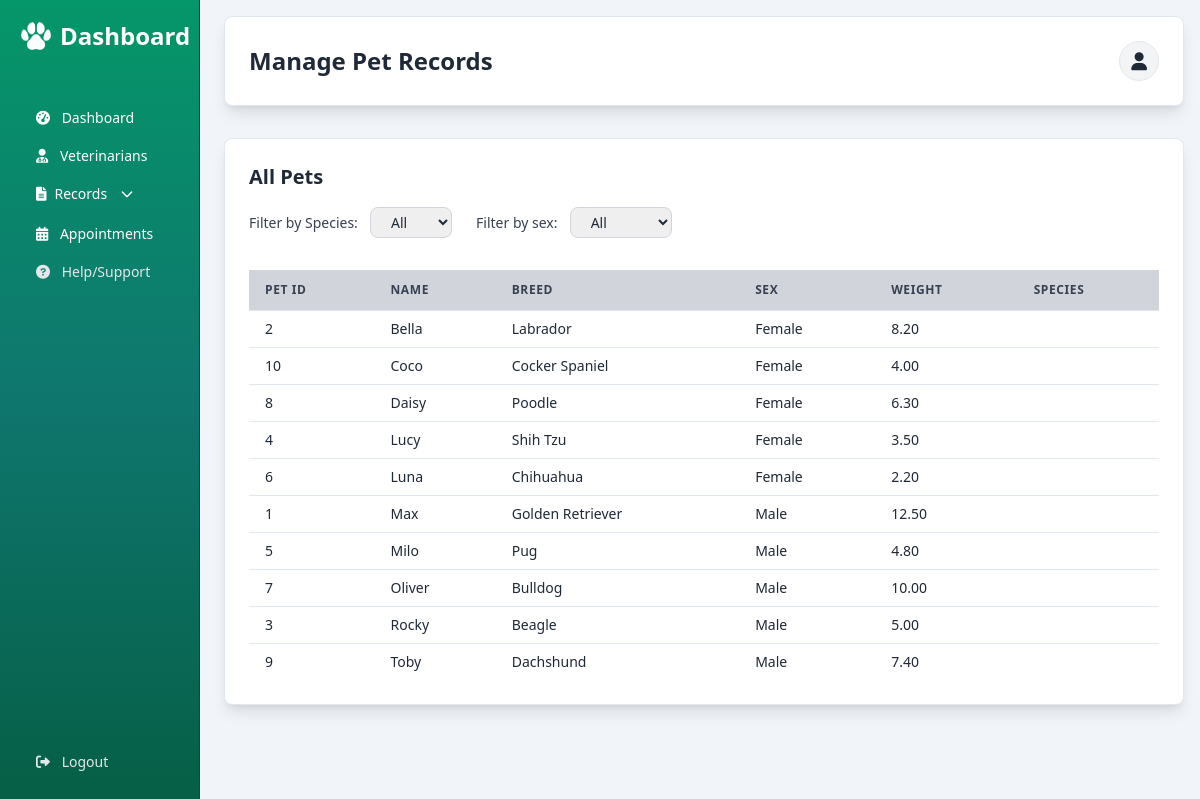
The app's page /admin/records/pet-records.php, older data.
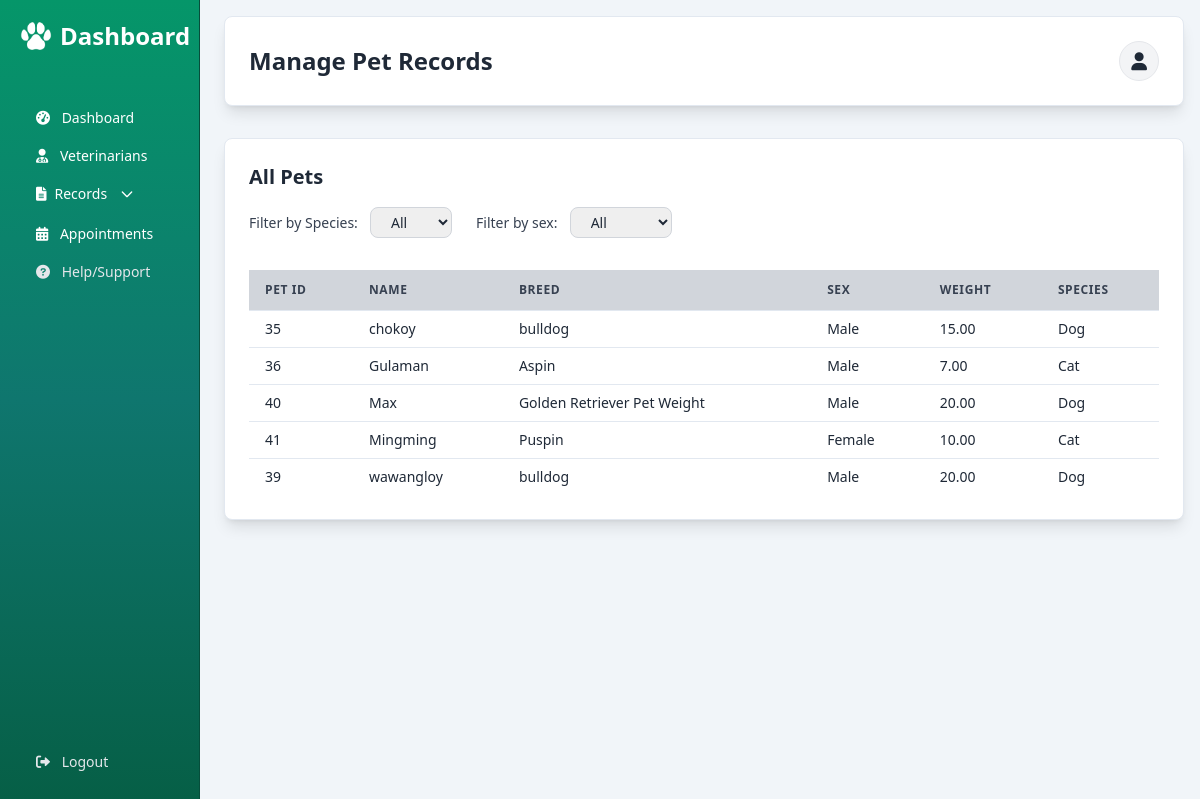
The same page, newer data.
### tables this page shows
CREATE TABLE `pet` (
  `pet_id` int(11) NOT NULL,
  `pet_name` varchar(100) DEFAULT NULL,
  `pet_sex` varchar(10) DEFAULT NULL,
  `pet_weight` decimal(5,2) DEFAULT NULL,
  `pet_breed` varchar(50) DEFAULT NULL,
  `pet_birth_date` date DEFAULT NULL,
  `client_id` int(11) DEFAULT NULL,
  `status` tinyint(1) NOT NULL DEFAULT 1,
  `pet_species` enum('Dog','Cat') NOT NULL,
  `updated_at` timestamp NULL DEFAULT NULL
);

### admin/record-handler.php (called while the page is built, shortened)
<?php
function getPets($pdo)
{
    try {
        $stmt = $pdo->prepare("SELECT * FROM Pet WHERE status = 1 ORDER BY pet_name ASC");
        $stmt->execute();
        return $stmt->fetchAll(PDO::FETCH_ASSOC);
    } catch (PDOException $e) {
        global $error;
        $error = "Database error: " . $e->getMessage();
        return [];
    }
}

### admin/records/pet-records.php (the view, shortened to what the changed rows need)
<?php
require_once '../record-handler.php';
?>
<!DOCTYPE html>
<html lang="en">
<head>
    <script src="https://cdn.tailwindcss.com"></script>
    <link rel="stylesheet" href="https://cdnjs.cloudflare.com/ajax/libs/font-awesome/6.0.0/css/all.min.css">
</head>
<body class="bg-slate-100 min-h-screen text-gray-800">
    <aside id="sidebar"
        class="fixed inset-y-0 left-0 w-[200px] bg-gradient-to-b from-emerald-600 via-teal-700 to-emerald-800 text-white p-5 transform -translate-x-full lg:translate-x-0 transition-transform duration-300 ease-in-out z-40 flex flex-col border-r border-emerald-900">
        <div class="flex items-center justify-between">
            <h2 class="text-xl lg:text-2xl font-semibold flex items-center gap-2">
                <img src="../../image/MainIconWhite.png" alt="Dashboard" class="w-6 lg:w-8">
                <span class="md:inline">Dashboard</span>
            </h2>
        </div>
    </aside>
    <div class="ml-0 lg:ml-52 p-4 pt-16 lg:pt-4">
        <header class="bg-white shadow-lg rounded-lg text-gray-800 py-4 mb-6 lg:mb-8 p-4 lg:p-6 border border-slate-200">
            <div class="flex justify-between items-center">
                <h1 class="text-xl lg:text-2xl font-bold">Manage Pet Records</h1>
            </div>
        </header>
        <div class="grid grid-cols-1 gap-6">
            <div class="bg-white p-4 lg:p-6 rounded-lg shadow-lg border border-slate-200 hover:border-indigo-400 transition-colors mb-6">
                <?php
                $pets = getPets($pdo);
                if (isset($error) && !empty($error)) {
                    echo "<p class='text-red-500 text-sm'>Error: $error</p>";
                } elseif (!empty($pets) && is_array($pets)) {
                ?>
                    <div class="table-container overflow-x-auto">
                        <table class="min-w-full divide-y divide-slate-200">
                            <thead class="bg-gray-300">
                                <tr>
                                    <th class="px-4 py-3 text-left text-xs text-gray-700 uppercase tracking-wider">Pet ID</th>
                                    <th class="px-4 py-3 text-left text-xs text-gray-700 uppercase tracking-wider">Name</th>
                                    <th class="px-4 py-3 text-left text-xs text-gray-700 uppercase tracking-wider">Breed</th>
                                    <th class="px-4 py-3 text-left text-xs text-gray-700 uppercase tracking-wider">Sex</th>
                                    <th class="px-4 py-3 text-left text-xs text-gray-700 uppercase tracking-wider">Weight</th>
                                    <th class="px-4 py-3 text-left text-xs text-gray-700 uppercase tracking-wider">Species</th>
                                </tr>
                            </thead>
                            <tbody class="bg-white divide-y divide-slate-200">
                                <?php foreach ($pets as $pet): ?>
                                    <tr class="hover:bg-gray-50">
                                        <td class="px-4 py-2 text-sm text-gray-800"><?= htmlspecialchars($pet['pet_id'] ?? '') ?></td>
                                        <td class="px-4 py-2 text-sm text-gray-800"><?= htmlspecialchars($pet['pet_name'] ?? '') ?></td>
                                        <td class="px-4 py-2 text-sm text-gray-800"><?= htmlspecialchars($pet['pet_breed'] ?? '') ?></td>
                                        <td class="px-4 py-2 text-sm text-gray-800"><?= htmlspecialchars($pet['pet_sex'] ?? '') ?></td>
                                        <td class="px-4 py-2 text-sm text-gray-800"><?= htmlspecialchars($pet['pet_weight'] ?? '') ?></td>
                                        <td class="px-4 py-2 text-sm text-gray-800"><?= htmlspecialchars($pet['pet_species'] ?? '') ?></td>
                                    </tr>
                                <?php endforeach; ?>
                            </tbody>
                        </table>
                    </div>
                <?php } else { ?>
                    <p class="text-gray-500 text-sm">No pets found.</p>
                <?php } ?>
            </div>
        </div>
    </div>
</body>
</html>

Row changes from the older to the newer data that the page shows:
removed pet: pet_id "2", pet_name "Bella", pet_breed "Labrador", pet_sex "Female", pet_weight "8.20"
removed pet: pet_id "10", pet_name "Coco", pet_breed "Cocker Spaniel", pet_sex "Female", pet_weight "4.00"
removed pet: pet_id "8", pet_name "Daisy", pet_breed "Poodle", pet_sex "Female", pet_weight "6.30"
removed pet: pet_id "4", pet_name "Lucy", pet_breed "Shih Tzu", pet_sex "Female", pet_weight "3.50"
removed pet: pet_id "6", pet_name "Luna", pet_breed "Chihuahua", pet_sex "Female", pet_weight "2.20"
removed pet: pet_id "1", pet_name "Max", pet_breed "Golden Retriever", pet_sex "Male", pet_weight "12.50"
removed pet: pet_id "5", pet_name "Milo", pet_breed "Pug", pet_sex "Male", pet_weight "4.80"
removed pet: pet_id "7", pet_name "Oliver", pet_breed "Bulldog", pet_sex "Male", pet_weight "10.00"
removed pet: pet_id "3", pet_name "Rocky", pet_breed "Beagle", pet_sex "Male", pet_weight "5.00"
removed pet: pet_id "9", pet_name "Toby", pet_breed "Dachshund", pet_sex "Male", pet_weight "7.40"
added pet: pet_id "35", pet_name "chokoy", pet_breed "bulldog", pet_sex "Male", pet_weight "15.00", pet_species "Dog"
added pet: pet_id "36", pet_name "Gulaman", pet_breed "Aspin", pet_sex "Male", pet_weight "7.00", pet_species "Cat"
added pet: pet_id "40", pet_name "Max", pet_breed "Golden Retriever Pet Weight", pet_sex "Male", pet_weight "20.00", pet_species "Dog"
added pet: pet_id "41", pet_name "Mingming", pet_breed "Puspin", pet_sex "Female", pet_weight "10.00", pet_species "Cat"
added pet: pet_id "39", pet_name "wawangloy", pet_breed "bulldog", pet_sex "Male", pet_weight "20.00", pet_species "Dog"
